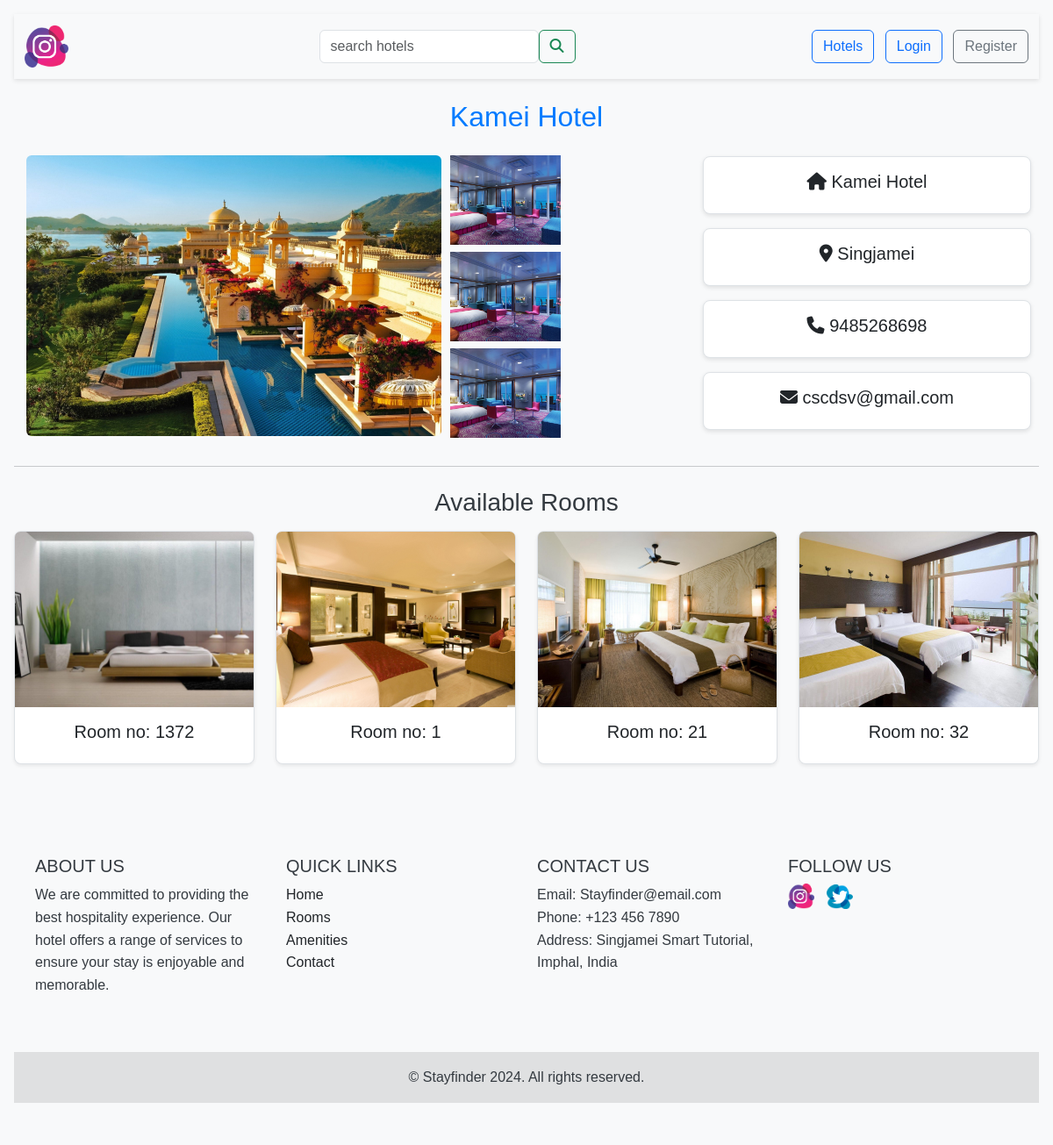
Page /hotel_details/?hotel=1 on the committed database.
### StayfinderApp/models.py (models this page shows, shortened)
class Hotel(models.Model):
    hotel_name = models.CharField(max_length=255)
    location = models.CharField(max_length=255)
    longitude = models.CharField(max_length=50,blank=True, null=True )
    latitude = models.CharField(max_length=50 ,blank=True, null=True)
    hotel_banner = models.FileField(upload_to="hotel_image" , blank=True, null=True, default='no_image/noimage.png')
    interior_image = models.FileField(upload_to="hotel_image" ,blank=True, null=True,  default='no_image/noimage.png')
    user_role = models.ForeignKey(UserRole, on_delete=models.CASCADE, related_name='hotels')
    phone_number = models.CharField(max_length=255)
    email = models.CharField(max_length=255)
    picked_of_day=models.BooleanField(default=False)

class Room(models.Model):
    room_number = models.BigIntegerField()
    capacity = models.BigIntegerField()
    price = models.FloatField()
    is_empty = models.BooleanField(default=True)
    room_image = models.FileField(upload_to="room_images/", blank=True, null=True, default='no_image/noimage.png')
    room_image1 = models.FileField(upload_to="room_images/", blank=True, null=True, default='no_image/noimage.png')
    description = models.CharField(max_length=255)
    hotel = models.ForeignKey(Hotel, on_delete=models.CASCADE, related_name='rooms')
    top_ten=models.BooleanField(default=False)

### StayfinderApp/views.py (the view)
# urls.py: path('hotel_details/', views.hotel_details),
def hotel_details(request):
    hotel_id=request.GET['hotel']
    hotel_details=Hotel.objects.filter(pk=hotel_id)[0]
    room_list=Room.objects.filter(hotel=hotel_details)
    context={
        "hotel_details":hotel_details,
        "room_list":room_list
    }
    return render(request, 'hotel_details.html', context)

### StayfinderApp/templates/hotel_details.html (shortened to what this page needs)
{% extends 'base.html' %} {% block content %}
<h2 class="text-center mt-3 mb-4">{{ hotel_details.hotel_name }}</h2>
<section title="Hotel Details" class="mb-4">
    <div class="row">
      <div class="col-md-5">
        <img
          src="{{ hotel_details.hotel_banner.url }}"
          class="d-block w-100 img-fluid rounded large-image"
          style="
            height: 320px;
            width: 100%;
            object-fit: cover;
            margin-left: 14px;
          "
          alt="Hotel Banner"
        />
      </div>
      <div class="col-md-2">
        <div class="row mb-2 d-flex flex-column justify-content-center">
          <img
            src="{{ hotel_details.interior_image.url }}"
            class="img-fluid rounded small-image"
            style="height: 102px; width: 150px; object-fit: cover"
            alt="Interior Image 1"
          />
        </div>
        <div class="row mb-2">
          <img
            src="{{ hotel_details.interior_image.url }}"
            class="img-fluid rounded small-image"
            style="height: 102px; width: 150px; object-fit: cover"
            alt="Interior Image 2"
          />
        </div>
        <div class="row mb-2">
          <img
            src="{{ hotel_details.interior_image.url }}"
            class="img-fluid rounded small-image"
            style="height: 102px; width: 150px; object-fit: cover"
            alt="Interior Image 3"
          />
        </div>
      </div>
      <div
        class="col-md-4 d-flex flex-column justify-content-center"
        style="margin-left: 90px"
      >
        <div class="card mb-3">
          <div class="card-body text-center">
            <h5><i class="fas fa-home"></i> {{ hotel_details.hotel_name }}</h5>
          </div>
        </div>
        <div class="card mb-3">
          <div class="card-body text-center">
            <h5>
              <i class="fa-solid fa-location-dot"></i> {{ hotel_details.location}}
            </h5>
          </div>
        </div>
        <div class="card mb-3">
          <div class="card-body text-center">
            <h5>
              <i class="fa-solid fa-phone"></i> {{ hotel_details.phone_number }}
            </h5>
          </div>
        </div>
        <div class="card mb-3">
          <div class="card-body text-center">
            <h5>
              <i class="fa-solid fa-envelope"></i> {{ hotel_details.email }}
            </h5>
          </div>
        </div>
      </div>
    </div>
</section>
    <hr />
    <section title="Rooms" class="mt-4">
      <h3 class="text-center">Available Rooms</h3>
      <div class="row mt-3">
        {% if room_list %} {% for room in room_list %}
        <div class="col-sm-6 col-md-4 col-lg-3 mb-3">
          <a
            href="/room_details/?room={{ room.id }}"
            class="text-decoration-none"
          >
            <div class="card shadow-sm">
              <img
                src="{{ room.room_image.url }}"
                class="card-img-top img-fluid rounded-top"
                alt="Room Image"
              />
              <div class="card-body">
                <h5 class="card-title text-center">
                  Room no: {{ room.room_number }}
                </h5>
              </div>
            </div>
          </a>
        </div>
        {% endfor %} {% else %}
        <div class="col-12">
          <h5 class="text-danger text-center">Rooms not available!</h5>
        </div>
        {% endif %}
      </div>
    </section>
    {% endblock %}

### StayfinderApp/templates/base.html (style rules this page uses)
body { font-family: 'Arial', sans-serif; line-height: 1.6; background-color: #f8f9fa; color: #343a40; margin: 0; padding: 0; }
h2 { margin-top: 2rem; margin-bottom: 1rem; color: #007bff; text-align: center; }
.card { border: 1px solid #dee2e6; border-radius: 0.5rem; transition: transform 0.2s; box-shadow: 0 2px 5px rgba(0,0,0,0.1); }
.card-img-top { width: 100%; height: 200px; object-fit: cover; border-top-left-radius: 0.5rem; border-top-right-radius: 0.5rem; }
a { text-decoration: none; }

### rows in the picture
Hotel: hotel_name "Kamei Hotel", hotel_banner (picture), interior_image (picture), location "Singjamei", phone_number "9485268698", email "cscdsv@gmail.com"
Room: room_image (picture), room_number "1372"
Room: room_image (picture), room_number "1"
Room: room_image (picture), room_number "21"
Room: room_image (picture), room_number "32"
